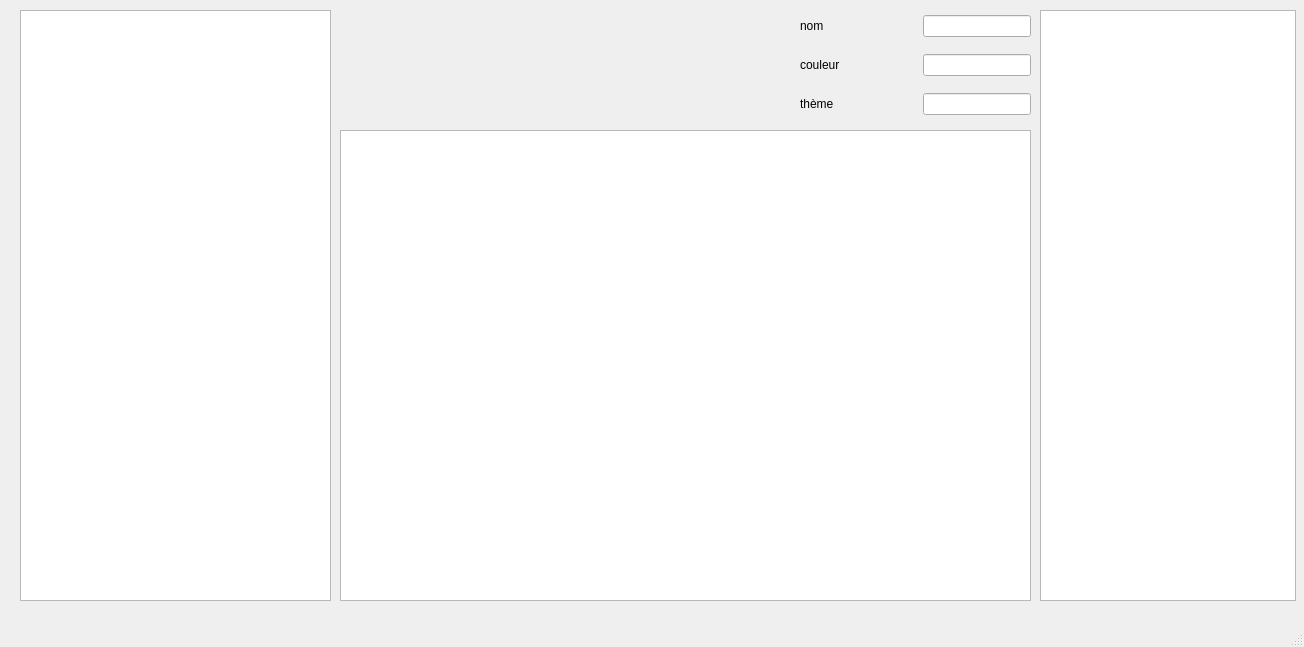
<?xml version="1.0" encoding="UTF-8"?>
<ui version="4.0">
 <class>pictureManager</class>
 <widget class="QMainWindow" name="pictureManager">
  <property name="geometry">
   <rect>
    <x>0</x>
    <y>0</y>
    <width>1304</width>
    <height>647</height>
   </rect>
  </property>
  <property name="windowTitle">
   <string>MainWindow</string>
  </property>
  <widget class="QWidget" name="centralwidget">
   <widget class="QGraphicsView" name="graphicsView">
    <property name="geometry">
     <rect>
      <x>340</x>
      <y>130</y>
      <width>691</width>
      <height>471</height>
     </rect>
    </property>
   </widget>
   <widget class="QTreeView" name="treeView">
    <property name="geometry">
     <rect>
      <x>20</x>
      <y>10</y>
      <width>311</width>
      <height>591</height>
     </rect>
    </property>
   </widget>
   <widget class="QListWidget" name="listWidget">
    <property name="geometry">
     <rect>
      <x>1040</x>
      <y>10</y>
      <width>256</width>
      <height>591</height>
     </rect>
    </property>
   </widget>
   <widget class="QWidget" name="">
    <property name="geometry">
     <rect>
      <x>800</x>
      <y>10</y>
      <width>231</width>
      <height>110</height>
     </rect>
    </property>
    <layout class="QVBoxLayout" name="verticalLayout">
     <property name="spacing">
      <number>12</number>
     </property>
     <property name="rightMargin">
      <number>0</number>
     </property>
     <property name="bottomMargin">
      <number>0</number>
     </property>
     <item>
      <layout class="QHBoxLayout" name="horizontalLayout_3">
       <item>
        <widget class="QLabel" name="label">
         <property name="sizePolicy">
          <sizepolicy hsizetype="Expanding" vsizetype="Preferred">
           <horstretch>0</horstretch>
           <verstretch>0</verstretch>
          </sizepolicy>
         </property>
         <property name="text">
          <string>nom</string>
         </property>
        </widget>
       </item>
       <item>
        <spacer name="horizontalSpacer">
         <property name="orientation">
          <enum>Qt::Horizontal</enum>
         </property>
         <property name="sizeType">
          <enum>QSizePolicy::Fixed</enum>
         </property>
         <property name="sizeHint" stdset="0">
          <size>
           <width>40</width>
           <height>20</height>
          </size>
         </property>
        </spacer>
       </item>
       <item>
        <widget class="QLineEdit" name="lineEdit"/>
       </item>
      </layout>
     </item>
     <item>
      <layout class="QHBoxLayout" name="horizontalLayout_2">
       <item>
        <widget class="QLabel" name="label_2">
         <property name="sizePolicy">
          <sizepolicy hsizetype="Expanding" vsizetype="Preferred">
           <horstretch>0</horstretch>
           <verstretch>0</verstretch>
          </sizepolicy>
         </property>
         <property name="text">
          <string>couleur</string>
         </property>
        </widget>
       </item>
       <item>
        <spacer name="horizontalSpacer_2">
         <property name="orientation">
          <enum>Qt::Horizontal</enum>
         </property>
         <property name="sizeType">
          <enum>QSizePolicy::Fixed</enum>
         </property>
         <property name="sizeHint" stdset="0">
          <size>
           <width>40</width>
           <height>20</height>
          </size>
         </property>
        </spacer>
       </item>
       <item>
        <widget class="QLineEdit" name="lineEdit_2"/>
       </item>
      </layout>
     </item>
     <item>
      <layout class="QHBoxLayout" name="horizontalLayout">
       <property name="spacing">
        <number>21</number>
       </property>
       <property name="sizeConstraint">
        <enum>QLayout::SetMinAndMaxSize</enum>
       </property>
       <item>
        <widget class="QLabel" name="label_3">
         <property name="sizePolicy">
          <sizepolicy hsizetype="Expanding" vsizetype="Preferred">
           <horstretch>0</horstretch>
           <verstretch>0</verstretch>
          </sizepolicy>
         </property>
         <property name="text">
          <string>thème</string>
         </property>
        </widget>
       </item>
       <item>
        <spacer name="horizontalSpacer_3">
         <property name="orientation">
          <enum>Qt::Horizontal</enum>
         </property>
         <property name="sizeType">
          <enum>QSizePolicy::Fixed</enum>
         </property>
         <property name="sizeHint" stdset="0">
          <size>
           <width>40</width>
           <height>20</height>
          </size>
         </property>
        </spacer>
       </item>
       <item>
        <widget class="QLineEdit" name="lineEdit_3"/>
       </item>
      </layout>
     </item>
    </layout>
   </widget>
  </widget>
  <widget class="QMenuBar" name="menubar">
   <property name="geometry">
    <rect>
     <x>0</x>
     <y>0</y>
     <width>1304</width>
     <height>21</height>
    </rect>
   </property>
  </widget>
  <widget class="QStatusBar" name="statusbar"/>
 </widget>
 <resources/>
 <connections/>
</ui>
